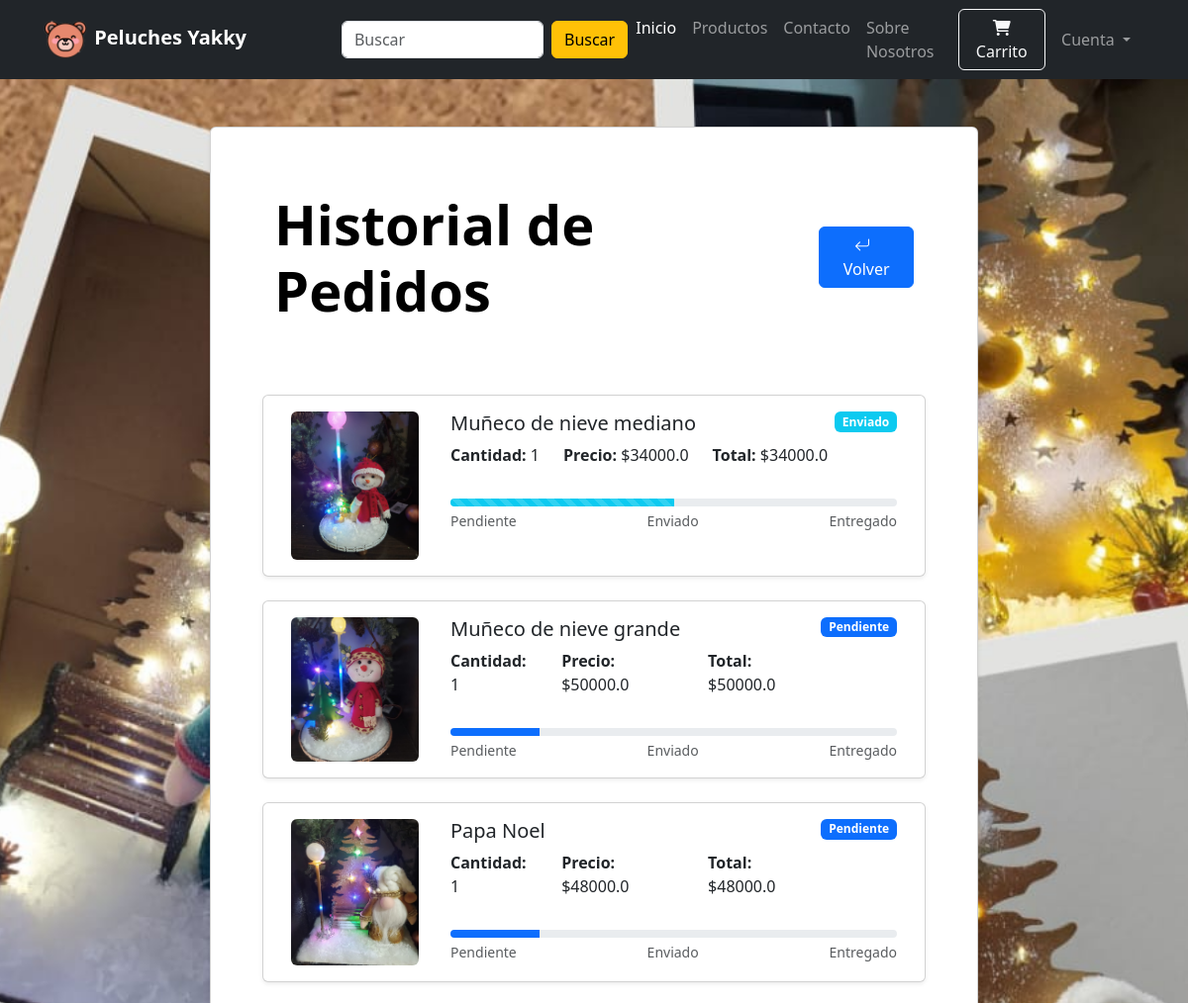
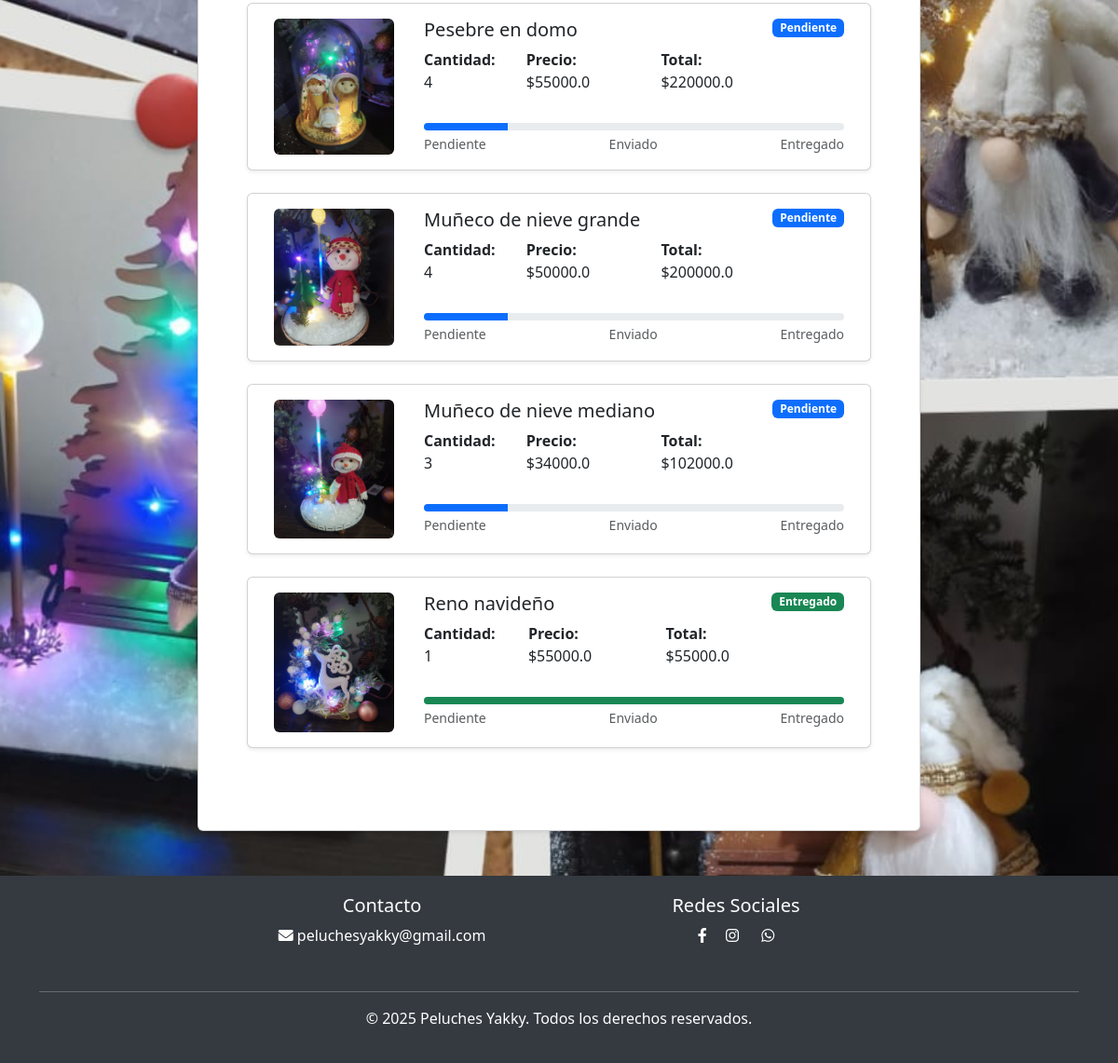
Screenshot of /pedidos (signed in) with the database file from the repository (2 pictures, top to bottom).
### website/models/order_model.py (models this page shows, shortened)
class Order(db.Model):
    id = db.Column(db.Integer, primary_key=True)
    quantity = db.Column(db.Integer, nullable=False)
    price = db.Column(db.Float, nullable=False)
    status = db.Column(db.String(100), default="Pendiente")
    payment_id = db.Column(db.String(1000), default=lambda: str(uuid.uuid4())[:8])
    address = db.Column(db.String(1000), nullable=False)
    phone = db.Column(db.String(20), nullable=False)
    forma_pago = db.Column(db.String(20), nullable=False)
    fecha_creacion = db.Column(db.DateTime(), default=datetime.utcnow)
    customer_link = db.Column(db.Integer, db.ForeignKey("customer.id"), nullable=False)
    product_link = db.Column(db.Integer, db.ForeignKey("product.id"), nullable=False)

### website/models/producto_model.py (models this page shows, shortened)
class Product(db.Model):
    id = db.Column(db.Integer, primary_key=True)
    product_name = db.Column(db.String(100), nullable=False)
    current_price = db.Column(db.Integer, nullable=False)
    precio_costo = db.Column(db.Integer, nullable=False)  # tarea
    previous_price = db.Column(db.Integer, nullable=False)
    in_stock = db.Column(db.Integer, nullable=False)
    product_picture = db.Column(db.String(1000), nullable=False)
    flash_sale = db.Column(db.Boolean, default=False)
    date_added = db.Column(db.DateTime, default=datetime.utcnow)
    descripcion = db.Column(db.String(1000), nullable=False)
    is_deleted = db.Column(db.Boolean, default=False)
    carts = db.relationship(
        "Cart", backref=db.backref("product", lazy=True), cascade="all, delete-orphan"
    )
    orders = db.relationship(
        "Order", backref=db.backref("product", lazy=True), cascade="all, delete-orphan"
    )

### website/views.py (the view)
@views.route("/pedidos")
def pedidos():
    pedidos = Order.query.filter_by(customer_link=current_user.id).all()
    return render_template("pedidos.html", pedidos=pedidos)

### website/models/customer_model.py (called while the page is built)
    @property
    def is_authenticated(self):
        return True  # Para usuarios reales siempre True

### website/templates/pedidos.html (shortened to what this page needs)
{% extends 'index.html' %}
{% block body %}
<div class="container-fluid fondo py-5" style="min-height: 100vh;">
    <div class="row justify-content-center">
        <div class="col-lg-8">
            <div class="row">
                <div class="">
                    <div class="card shadow-sm h-100">
                        <div class="card-body m-5">
                            <div class="d-flex justify-content-between align-items-center mb-5">
                                <h1 class="text-black mb-0 display-4 fw-bold">
                                    Historial de Pedidos
                                </h1>
                                <div class="d-flex gap-3"><button onclick="history.back()" class="btn btn-primary">
                                        <i class="bi bi-arrow-return-left me-2  "></i>Volver
                                    </button>
                                </div>
                            </div>
                            <br>
                            {% if pedidos %}
                            {% for item in pedidos %}
                            <div class="row mb-4">
                                <div class="card product-card shadow-sm h-100">
                                    <div class="row g-0">
                                        <div class="col-md-3 d-flex align-items-center justify-content-center p-3">
                                            <img src="../{{ item.product.product_picture }}"
                                                alt="{{ item.product.product_name }}" class="img-fluid rounded"
                                                style="max-height: 150px; object-fit: contain;">
                                        </div>
                                        <div class="col-md-9">
                                            <div class="card-body">
                                                <div class="d-flex justify-content-between align-items-start">
                                                    <div>
                                                        <h3 class="card-title h5">{{ item.product.product_name }}
                                                        </h3>
                                                        <div class="d-flex gap-4 mb-3">
                                                            <p class="mb-0"><strong>Cantidad:</strong> {{
                                                                item.quantity
                                                                }}</p>
                                                            <p class="mb-0"><strong>Precio:</strong> ${{
                                                                item.price
                                                                }}</p>
                                                            <p class="mb-0"><strong>Total:</strong> ${{
                                                                item.price *
                                                                item.quantity }}</p>
                                                        </div>
                                                    </div>
                                                    <span
                                                        class="badge bg-{{ 'primary' if item.status == 'Pendiente' else 'info' if item.status == 'Enviado' else 'success' }}">
                                                        {{ item.status }}
                                                    </span>
                                                </div>
                                                <div class="mt-3">
                                                    <div class="progress " style="height: 8px;">
                                                        <div class="progress-bar
                                                            {{ 'bg-primary' if item.status == 'Pendiente' }}
                                                            {{ 'bg-info progress-bar-striped' if item.status == 'Enviado' }}
                                                            {{ 'bg-success' if item.status == 'Entregado' }}"
                                                            role="progressbar" data-status="{{item.status}}"
                                                            aria-valuenow="{{ '20' if item.status == 'Pendiente' else '50' if item.status == 'Enviado' else '100' }}"
                                                            aria-valuemin="0" aria-valuemax="100">
                                                        </div>
                                                    </div>
                                                    <div class="d-flex justify-content-between mt-1 small text-muted">
                                                        <span>Pendiente</span>
                                                        <span>Enviado</span>
                                                        <span>Entregado</span>
                                                    </div>
                                                </div>
                                            </div>
                                        </div>
                                    </div>
                                </div>
                            </div>
                            {% endfor %}
                            {% else %}
                            <h3 class="text-black text-center mb-4">
                                No tienes pedidos
                            </h3>
                            {% endif %}
                        </div>
                    </div>
                </div>
            </div>
        </div>
    </div>
</div>
{% endblock %}

### website/static/css/style.css (style rules this page uses)
.fondo { background-image: url(../img/fondo.png); background-position: center; background-repeat: repeat; background-attachment: fixed; background-size: cover; }
.product-card { transition: transform 0.3s; }

### rows the page displays
Order: product.product_picture (picture), product.product_name "Muñeco de nieve mediano", quantity "1", price "34000.0", price+quantity "34000.0", status "Enviado"
Order: product.product_picture (picture), product.product_name "Muñeco de nieve grande", quantity "1", price "50000.0", price+quantity "50000.0", status "Pendiente"
Order: product.product_picture (picture), product.product_name "Papa Noel", quantity "1", price "48000.0", price+quantity "48000.0", status "Pendiente"
Order: product.product_picture (picture), product.product_name "Pesebre en domo", quantity "4", price "55000.0", price+quantity "220000.0", status "Pendiente"
Order: product.product_picture (picture), product.product_name "Muñeco de nieve grande", quantity "4", price "50000.0", price+quantity "200000.0", status "Pendiente"
Order: product.product_picture (picture), product.product_name "Muñeco de nieve mediano", quantity "3", price "34000.0", price+quantity "102000.0", status "Pendiente"
Order: product.product_picture (picture), product.product_name "Reno navideño", quantity "1", price "55000.0", price+quantity "55000.0", status "Entregado"
